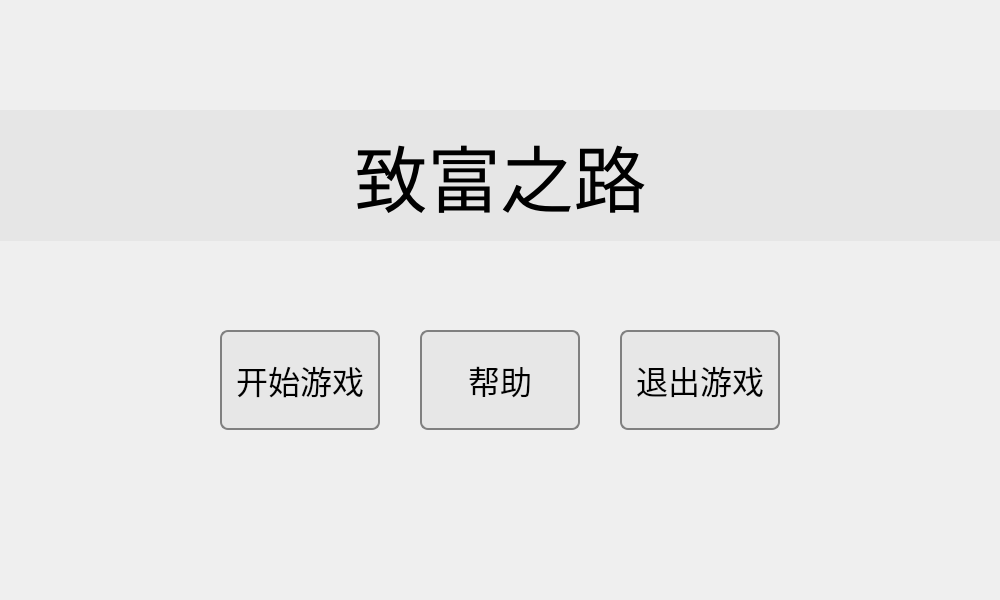
  <widget class="QWidget" name="title_window" native="true">
   <property name="enabled">
    <bool>true</bool>
   </property>
   <property name="geometry">
    <rect>
     <x>0</x>
     <y>0</y>
     <width>1000</width>
     <height>600</height>
    </rect>
   </property>
   <property name="styleSheet">
    <string notr="true">QLabel{
	background-color: #E6E6E6;
}
QPushButton{
	font-size: 32px;
	background: #e7e7e7;
	border: 2px solid grey;
	border-radius: 8px;
}
QPushButton:hover{
	background-color: #A89393;
	margin: 1px;
}
QPushButton:pressed{
	margin: 4px;
	border-color: black;
}</string>
   </property>
   <widget class="QLabel" name="game_title">
    <property name="geometry">
     <rect>
      <x>0</x>
      <y>110</y>
      <width>1001</width>
      <height>131</height>
     </rect>
    </property>
    <property name="font">
     <font>
      <pointsize>55</pointsize>
     </font>
    </property>
    <property name="text">
     <string>致富之路</string>
    </property>
    <property name="alignment">
     <set>Qt::AlignCenter</set>
    </property>
    <property name="margin">
     <number>0</number>
    </property>
   </widget>
   <widget class="QPushButton" name="start_btn">
    <property name="geometry">
     <rect>
      <x>220</x>
      <y>330</y>
      <width>160</width>
      <height>100</height>
     </rect>
    </property>
    <property name="styleSheet">
     <string notr="true"/>
    </property>
    <property name="text">
     <string>开始游戏</string>
    </property>
   </widget>
   <widget class="QPushButton" name="help_btn">
    <property name="geometry">
     <rect>
      <x>420</x>
      <y>330</y>
      <width>160</width>
      <height>100</height>
     </rect>
    </property>
    <property name="styleSheet">
     <string notr="true"/>
    </property>
    <property name="text">
     <string>帮助</string>
    </property>
   </widget>
   <widget class="QPushButton" name="exit_btn">
    <property name="geometry">
     <rect>
      <x>620</x>
      <y>330</y>
      <width>160</width>
      <height>100</height>
     </rect>
    </property>
    <property name="styleSheet">
     <string notr="true"/>
    </property>
    <property name="text">
     <string>退出游戏</string>
    </property>
   </widget>
  </widget>
